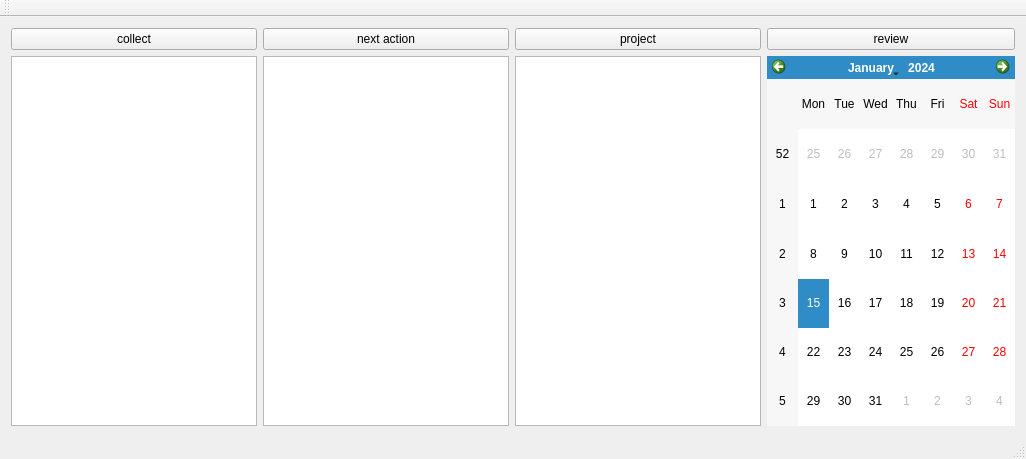
<?xml version="1.0" encoding="UTF-8"?>
<ui version="4.0">
 <class>AsideClass</class>
 <widget class="QMainWindow" name="AsideClass">
  <property name="geometry">
   <rect>
    <x>0</x>
    <y>0</y>
    <width>1026</width>
    <height>459</height>
   </rect>
  </property>
  <property name="windowTitle">
   <string>Aside</string>
  </property>
  <widget class="QWidget" name="centralWidget">
   <layout class="QHBoxLayout" name="horizontalLayout">
    <item>
     <layout class="QVBoxLayout" name="verticalLayout_2">
      <item>
       <widget class="QPushButton" name="collectButton_">
        <property name="text">
         <string>collect</string>
        </property>
       </widget>
      </item>
      <item>
       <widget class="QListView" name="collectionList_"/>
      </item>
     </layout>
    </item>
    <item>
     <layout class="QVBoxLayout" name="verticalLayout_3">
      <item>
       <widget class="QPushButton" name="nextButton_">
        <property name="text">
         <string>next action</string>
        </property>
       </widget>
      </item>
      <item>
       <widget class="QListView" name="nextActionList_"/>
      </item>
     </layout>
    </item>
    <item>
     <layout class="QVBoxLayout" name="verticalLayout_4">
      <item>
       <widget class="QPushButton" name="projectButton_">
        <property name="text">
         <string>project</string>
        </property>
       </widget>
      </item>
      <item>
       <widget class="QTreeView" name="projectTreeView">
        <property name="contextMenuPolicy">
         <enum>Qt::NoContextMenu</enum>
        </property>
        <attribute name="headerVisible">
         <bool>false</bool>
        </attribute>
       </widget>
      </item>
     </layout>
    </item>
    <item>
     <layout class="QVBoxLayout" name="verticalLayout_5">
      <item>
       <widget class="QPushButton" name="reviewButton_">
        <property name="text">
         <string>review</string>
        </property>
       </widget>
      </item>
      <item>
       <widget class="QCalendarWidget" name="calendarWidget"/>
      </item>
     </layout>
    </item>
   </layout>
  </widget>
  <widget class="QMenuBar" name="menuBar">
   <property name="geometry">
    <rect>
     <x>0</x>
     <y>0</y>
     <width>1026</width>
     <height>21</height>
    </rect>
   </property>
  </widget>
  <widget class="QToolBar" name="mainToolBar">
   <attribute name="toolBarArea">
    <enum>TopToolBarArea</enum>
   </attribute>
   <attribute name="toolBarBreak">
    <bool>false</bool>
   </attribute>
  </widget>
  <widget class="QStatusBar" name="statusBar"/>
 </widget>
 <layoutdefault spacing="6" margin="11"/>
 <resources>
  <include location="aside.qrc"/>
 </resources>
 <connections>
  <connection>
   <sender>collectButton_</sender>
   <signal>clicked()</signal>
   <receiver>AsideClass</receiver>
   <slot>collectThing()</slot>
   <hints>
    <hint type="sourcelabel">
     <x>82</x>
     <y>65</y>
    </hint>
    <hint type="destinationlabel">
     <x>285</x>
     <y>75</y>
    </hint>
   </hints>
  </connection>
  <connection>
   <sender>collectionList_</sender>
   <signal>clicked(QModelIndex)</signal>
   <receiver>AsideClass</receiver>
   <slot>disposeCollection(QModelIndex)</slot>
   <hints>
    <hint type="sourcelabel">
     <x>197</x>
     <y>413</y>
    </hint>
    <hint type="destinationlabel">
     <x>218</x>
     <y>433</y>
    </hint>
   </hints>
  </connection>
  <connection>
   <sender>projectButton_</sender>
   <signal>clicked()</signal>
   <receiver>AsideClass</receiver>
   <slot>addProject()</slot>
   <hints>
    <hint type="sourcelabel">
     <x>575</x>
     <y>47</y>
    </hint>
    <hint type="destinationlabel">
     <x>602</x>
     <y>37</y>
    </hint>
   </hints>
  </connection>
 </connections>
 <slots>
  <slot>collectThing()</slot>
  <slot>disposeCollection(QModelIndex)</slot>
  <slot>editProject()</slot>
  <slot>addProject()</slot>
 </slots>
</ui>
